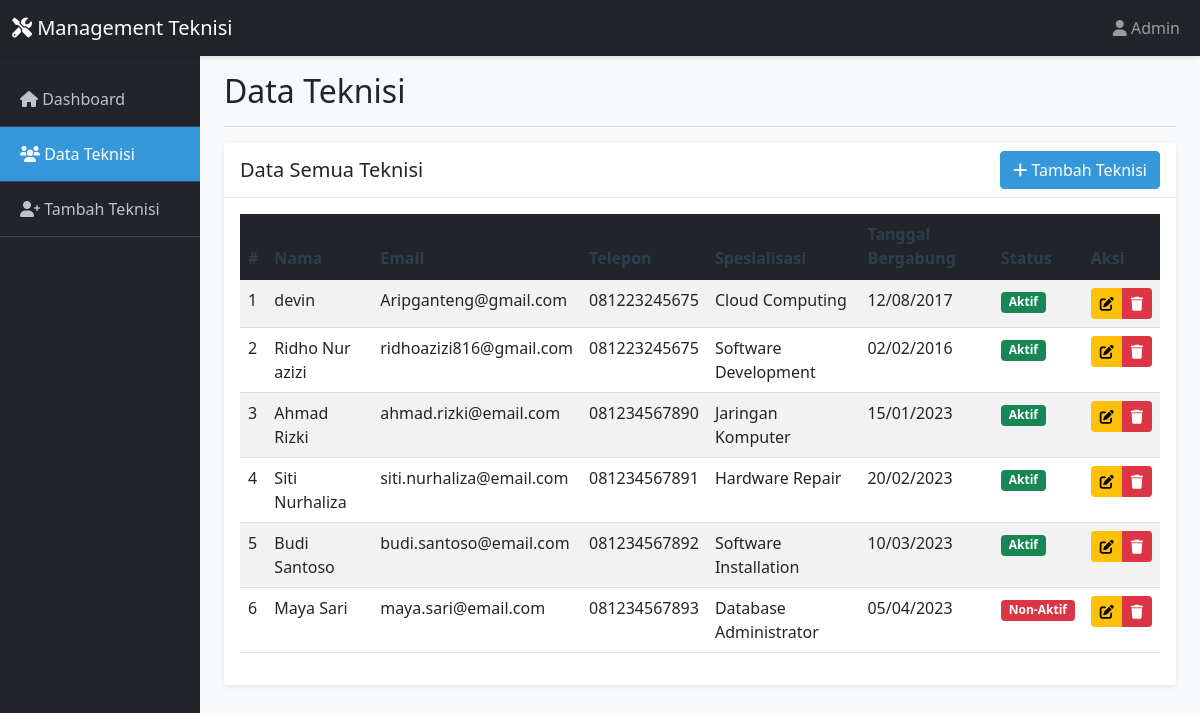
Page /teknisi.php on the committed database.
### tables this page shows
CREATE TABLE `teknisi` (
  `id` int(11) NOT NULL,
  `nama` varchar(100) NOT NULL,
  `email` varchar(100) NOT NULL,
  `telepon` varchar(15) NOT NULL,
  `spesialisasi` varchar(100) NOT NULL,
  `alamat` text DEFAULT NULL,
  `tanggal_bergabung` date NOT NULL,
  `status` enum('Aktif','Non-Aktif') DEFAULT 'Aktif',
  `created_at` timestamp NOT NULL DEFAULT current_timestamp()
);

### teknisi.php (the view, shortened to what this page needs)
<?php
include 'config.php';
include 'header.php';
$stmt = $pdo->query("SELECT * FROM teknisi ORDER BY created_at DESC");
$teknisi = $stmt->fetchAll(PDO::FETCH_ASSOC);
?>
<div class="card">
    <div class="card-header d-flex justify-content-between align-items-center">
        <h5 class="card-title mb-0">Data Semua Teknisi</h5>
        <a href="tambah_teknisi.php" class="btn btn-primary">
            <i class="fas fa-plus"></i> Tambah Teknisi
        </a>
    </div>
    <div class="card-body">
        <div class="table-responsive">
            <table class="table table-striped table-hover">
                <thead class="table-dark">
                    <tr>
                        <th>#</th>
                        <th>Nama</th>
                        <th>Email</th>
                        <th>Telepon</th>
                        <th>Spesialisasi</th>
                        <th>Tanggal Bergabung</th>
                        <th>Status</th>
                        <th>Aksi</th>
                    </tr>
                </thead>
                <tbody>
                    <?php if(empty($teknisi)): ?>
                        <tr>
                            <td colspan="8" class="text-center text-muted">Tidak ada data teknisi</td>
                        </tr>
                    <?php else: ?>
                        <?php foreach($teknisi as $index => $t): ?>
                        <tr>
                            <td><?php echo $index + 1; ?></td>
                            <td><?php echo htmlspecialchars($t['nama']); ?></td>
                            <td><?php echo htmlspecialchars($t['email']); ?></td>
                            <td><?php echo htmlspecialchars($t['telepon']); ?></td>
                            <td><?php echo htmlspecialchars($t['spesialisasi']); ?></td>
                            <td><?php echo date('d/m/Y', strtotime($t['tanggal_bergabung'])); ?></td>
                            <td>
                                <span class="badge <?php echo $t['status'] == 'Aktif' ? 'bg-success' : 'bg-danger'; ?>">
                                    <?php echo $t['status']; ?>
                                </span>
                            </td>
                            <td>
                                <div class="btn-group" role="group">
                                    <a href="edit_teknisi.php?id=<?php echo $t['id']; ?>"
                                       class="btn btn-warning btn-sm" title="Edit">
                                        <i class="fas fa-edit"></i>
                                    </a>
                                    <button onclick="confirmDelete(<?php echo $t['id']; ?>, '<?php echo $t['nama']; ?>')"
                                            class="btn btn-danger btn-sm" title="Hapus">
                                        <i class="fas fa-trash"></i>
                                    </button>
                                </div>
                            </td>
                        </tr>
                        <?php endforeach; ?>
                    <?php endif; ?>
                </tbody>
            </table>
        </div>
    </div>
</div>
<?php include 'footer.php'; ?>

### header.php (shortened to what this page needs)
<!DOCTYPE html>
<html lang="id">
<head>
    <link href="https://cdn.jsdelivr.net/npm/bootstrap@5.1.3/dist/css/bootstrap.min.css" rel="stylesheet">
    <link rel="stylesheet" href="https://cdnjs.cloudflare.com/ajax/libs/font-awesome/6.0.0/css/all.min.css">
    <link rel="stylesheet" href="style.css">
</head>
<body>
    <nav class="navbar navbar-expand-lg navbar-dark bg-dark">
        <div class="container-fluid">
            <a class="navbar-brand" href="index.php">
                <i class="fas fa-tools"></i> Management Teknisi
            </a>
            <div class="collapse navbar-collapse" id="navbarNav">
                <ul class="navbar-nav ms-auto">
                    <li class="nav-item">
                        <a class="nav-link" href="#"><i class="fas fa-user"></i> Admin</a>
                    </li>
                </ul>
            </div>
        </div>
    </nav>
    <div class="container-fluid">
        <div class="row">
            <div class="col-md-3 col-lg-2 d-md-block bg-dark sidebar collapse">
                <div class="position-sticky pt-3">
                    <ul class="nav flex-column">
                        <li class="nav-item">
                            <a class="nav-link <?php echo basename($_SERVER['PHP_SELF']) == 'index.php' ? 'active' : ''; ?>" href="index.php">
                                <i class="fas fa-home"></i> Dashboard
                            </a>
                        </li>
                        <li class="nav-item">
                            <a class="nav-link <?php echo basename($_SERVER['PHP_SELF']) == 'teknisi.php' ? 'active' : ''; ?>" href="teknisi.php">
                                <i class="fas fa-users"></i> Data Teknisi
                            </a>
                        </li>
                        <li class="nav-item">
                            <a class="nav-link <?php echo basename($_SERVER['PHP_SELF']) == 'tambah_teknisi.php' ? 'active' : ''; ?>" href="tambah_teknisi.php">
                                <i class="fas fa-user-plus"></i> Tambah Teknisi
                            </a>
                        </li>
                    </ul>
                </div>
            </div>
            <main class="col-md-9 ms-sm-auto col-lg-10 px-md-4">
                <div class="d-flex justify-content-between flex-wrap flex-md-nowrap align-items-center pt-3 pb-2 mb-3 border-bottom">
                    <h1 class="h2">
                        <?php
                        $page_titles = [
                            'index.php' => 'Dashboard',
                            'teknisi.php' => 'Data Teknisi',
                            'tambah_teknisi.php' => 'Tambah Teknisi',
                            'edit_teknisi.php' => 'Edit Teknisi'
                        ];
                        echo $page_titles[basename($_SERVER['PHP_SELF'])] ?? 'Management Teknisi';
                        ?>
                    </h1>
                </div>

### footer.php (shortened to what this page needs)
            </main>
        </div>
    </div>
</body>
</html>

### style.css (style rules this page uses)
:root { --primary-color: #3498db; --secondary-color: #2c3e50; --success-color: #27ae60; --danger-color: #e74c3c; --warning-color: #f39c12; --light-color: #ecf0f1; }
body { background-color: #f8f9fa; font-family: 'Segoe UI', Tahoma, Geneva, Verdana, sans-serif; }
.navbar { box-shadow: 0 2px 4px rgba(0,0,0,.1); }
.sidebar { background-color: var(--secondary-color); min-height: calc(100vh - 56px); padding: 0; }
.sidebar .nav-link { color: #bdc3c7; padding: 15px 20px; border-bottom: 1px solid #34495e; transition: all 0.3s; }
.sidebar .nav-link.active { color: white; background-color: var(--primary-color); }
.card { border: none; box-shadow: 0 0.125rem 0.25rem rgba(0, 0, 0, 0.075); margin-bottom: 20px; }
.card-header { background-color: white; border-bottom: 1px solid #e3e6f0; font-weight: 600; }
.btn-primary { background-color: var(--primary-color); border-color: var(--primary-color); }
.table th { border-top: none; font-weight: 600; color: var(--secondary-color); }

### rows in the picture
teknisi: nama "devin", email "Aripganteng@gmail.com", telepon "081223245675", spesialisasi "Cloud Computing", tanggal_bergabung "12/08/2017", status "Aktif"
teknisi: nama "Ridho Nur azizi", email "ridhoazizi816@gmail.com", telepon "081223245675", spesialisasi "Software Development", tanggal_bergabung "02/02/2016", status "Aktif"
teknisi: nama "Ahmad Rizki", email "ahmad.rizki@email.com", telepon "081234567890", spesialisasi "Jaringan Komputer", tanggal_bergabung "15/01/2023", status "Aktif"
teknisi: nama "Siti Nurhaliza", email "siti.nurhaliza@email.com", telepon "081234567891", spesialisasi "Hardware Repair", tanggal_bergabung "20/02/2023", status "Aktif"
teknisi: nama "Budi Santoso", email "budi.santoso@email.com", telepon "081234567892", spesialisasi "Software Installation", tanggal_bergabung "10/03/2023", status "Aktif"
teknisi: nama "Maya Sari", email "maya.sari@email.com", telepon "081234567893", spesialisasi "Database Administrator", tanggal_bergabung "05/04/2023", status "Non-Aktif"

### other values in the picture
$page_titles[basename($_SERVER['PHP_SELF'])] "Data Teknisi"
